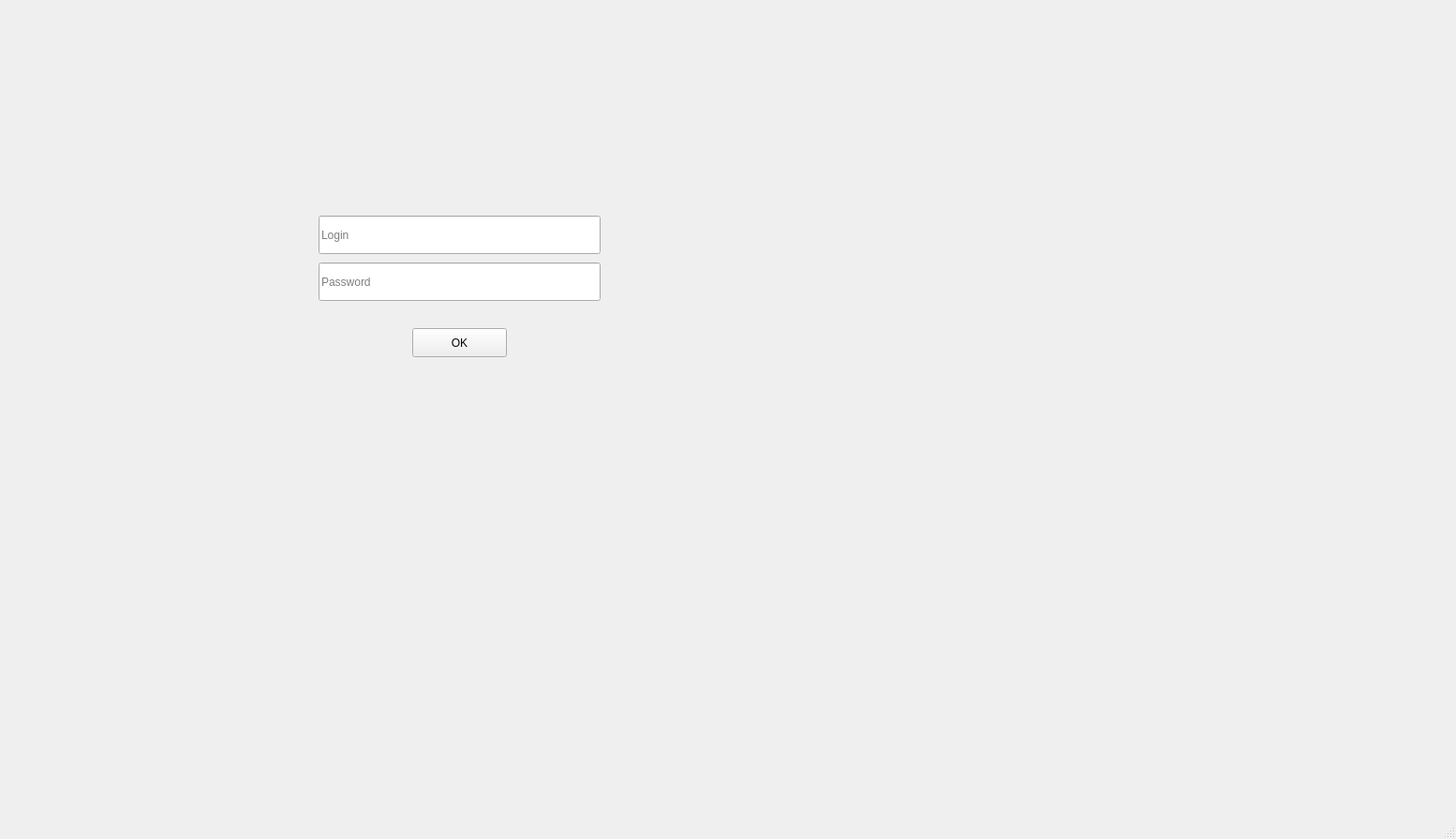
<?xml version="1.0" encoding="UTF-8"?>
<ui version="4.0">
 <class>LoginWindow</class>
 <widget class="QMainWindow" name="LoginWindow">
  <property name="geometry">
   <rect>
    <x>0</x>
    <y>0</y>
    <width>1554</width>
    <height>895</height>
   </rect>
  </property>
  <property name="windowTitle">
   <string>MainWindow</string>
  </property>
  <widget class="QWidget" name="centralwidget">
   <widget class="QLineEdit" name="lineEdit_login">
    <property name="geometry">
     <rect>
      <x>340</x>
      <y>230</y>
      <width>301</width>
      <height>41</height>
     </rect>
    </property>
    <property name="placeholderText">
     <string>Login</string>
    </property>
   </widget>
   <widget class="QLineEdit" name="lineEdit_password">
    <property name="geometry">
     <rect>
      <x>340</x>
      <y>280</y>
      <width>301</width>
      <height>41</height>
     </rect>
    </property>
    <property name="placeholderText">
     <string>Password</string>
    </property>
   </widget>
   <widget class="QPushButton" name="btn_login">
    <property name="geometry">
     <rect>
      <x>440</x>
      <y>350</y>
      <width>101</width>
      <height>31</height>
     </rect>
    </property>
    <property name="text">
     <string>OK</string>
    </property>
   </widget>
  </widget>
  <widget class="QMenuBar" name="menubar">
   <property name="geometry">
    <rect>
     <x>0</x>
     <y>0</y>
     <width>1554</width>
     <height>26</height>
    </rect>
   </property>
  </widget>
  <widget class="QStatusBar" name="statusbar"/>
 </widget>
 <resources/>
 <connections/>
</ui>
